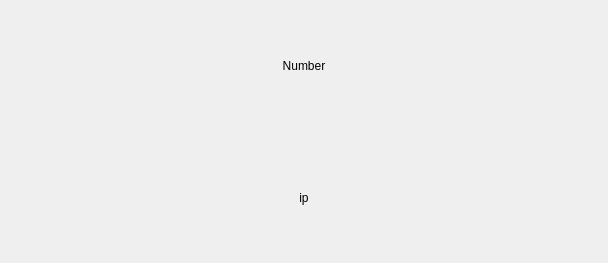
<?xml version="1.0" encoding="UTF-8"?>
<ui version="4.0">
 <class>Form</class>
 <widget class="QWidget" name="Form">
  <property name="geometry">
   <rect>
    <x>0</x>
    <y>0</y>
    <width>608</width>
    <height>263</height>
   </rect>
  </property>
  <property name="windowTitle">
   <string>Form</string>
  </property>
  <layout class="QGridLayout" name="gridLayout">
   <property name="leftMargin">
    <number>0</number>
   </property>
   <property name="topMargin">
    <number>0</number>
   </property>
   <property name="rightMargin">
    <number>0</number>
   </property>
   <property name="bottomMargin">
    <number>0</number>
   </property>
   <property name="horizontalSpacing">
    <number>0</number>
   </property>
   <item row="0" column="2">
    <layout class="QVBoxLayout" name="verticalLayout">
     <property name="spacing">
      <number>0</number>
     </property>
     <item>
      <widget class="QLabel" name="name_label">
       <property name="sizePolicy">
        <sizepolicy hsizetype="Expanding" vsizetype="Expanding">
         <horstretch>0</horstretch>
         <verstretch>0</verstretch>
        </sizepolicy>
       </property>
       <property name="text">
        <string>Number</string>
       </property>
       <property name="scaledContents">
        <bool>true</bool>
       </property>
       <property name="alignment">
        <set>Qt::AlignCenter</set>
       </property>
      </widget>
     </item>
     <item>
      <widget class="QLabel" name="ip_label">
       <property name="sizePolicy">
        <sizepolicy hsizetype="Expanding" vsizetype="Expanding">
         <horstretch>0</horstretch>
         <verstretch>0</verstretch>
        </sizepolicy>
       </property>
       <property name="text">
        <string>ip</string>
       </property>
       <property name="alignment">
        <set>Qt::AlignCenter</set>
       </property>
      </widget>
     </item>
    </layout>
   </item>
  </layout>
 </widget>
 <resources/>
 <connections/>
</ui>
